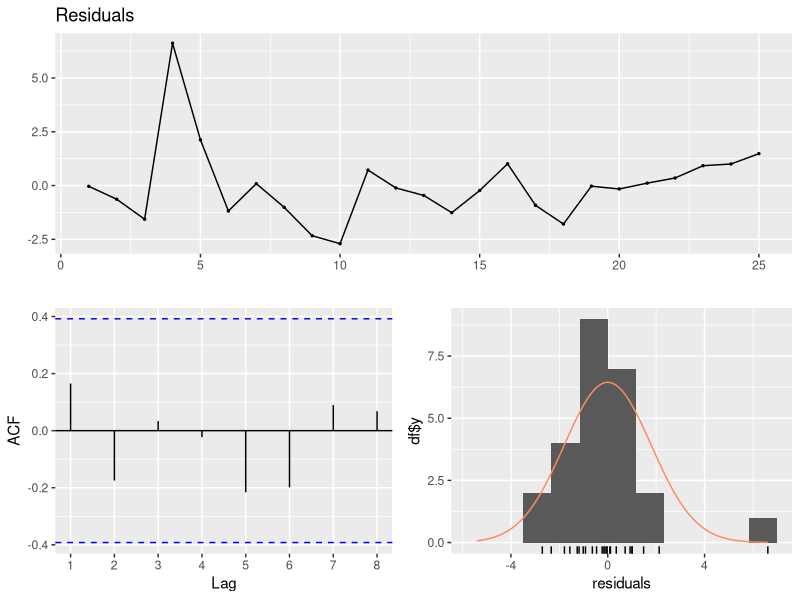
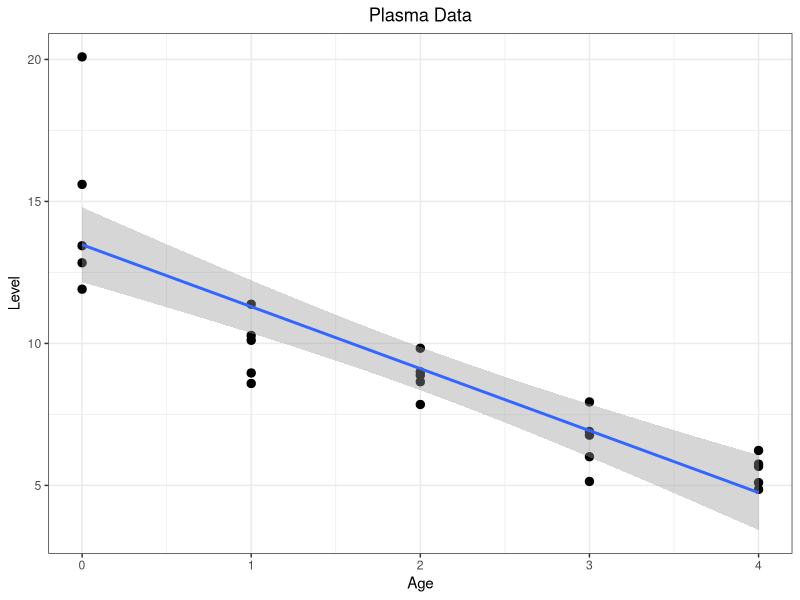
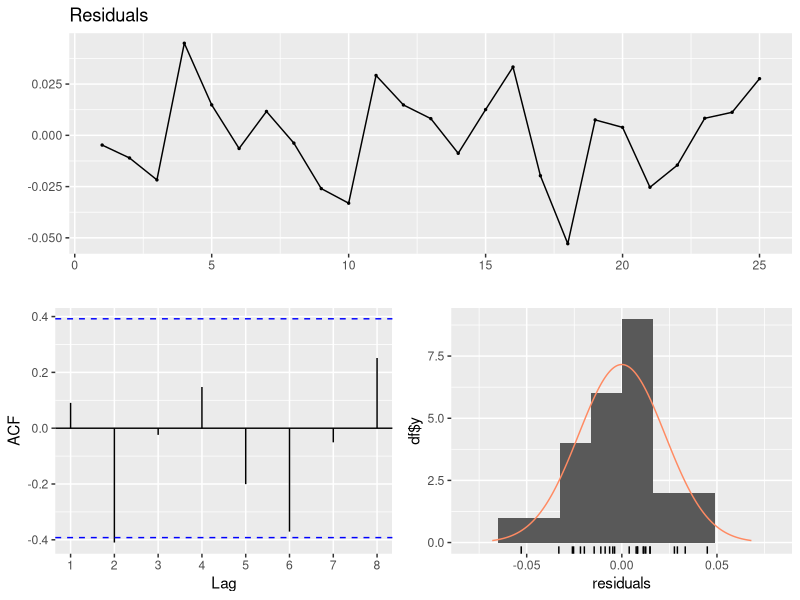
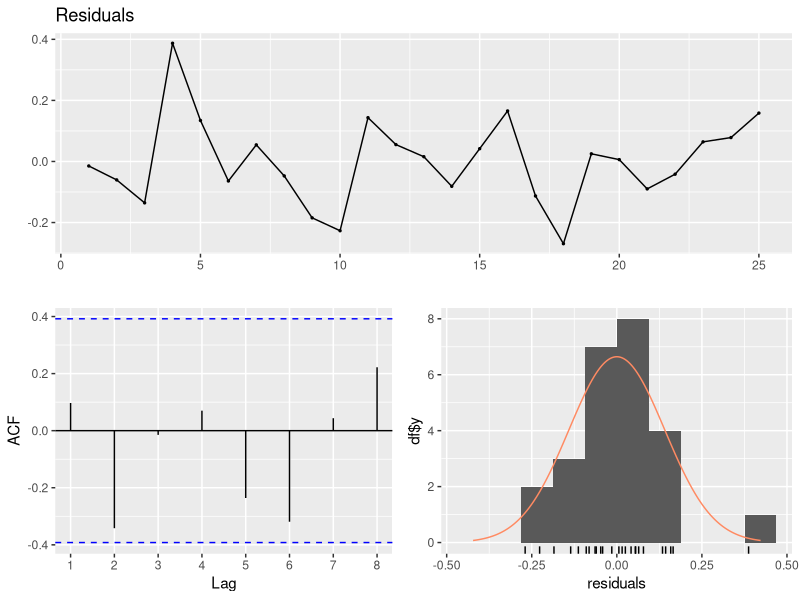
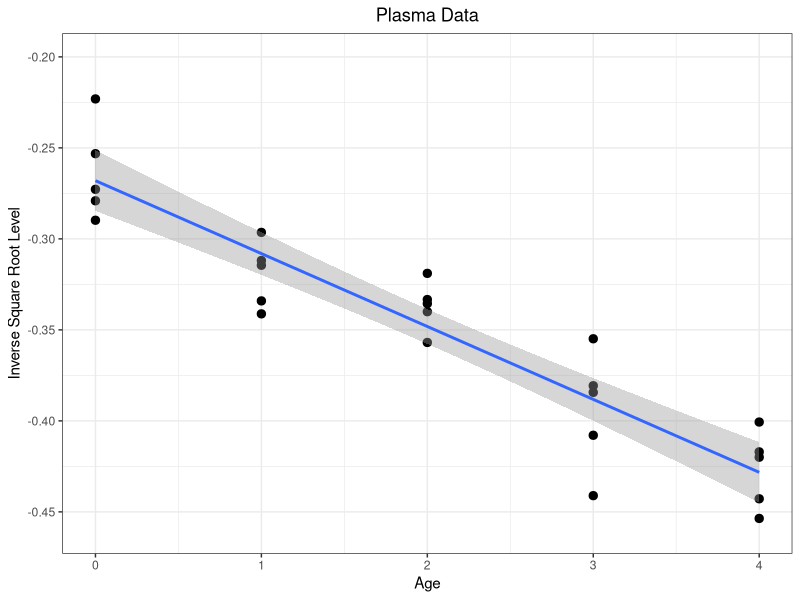

Source code (R) for these figures, in order:
library(tidyverse)
library(forecast)

# Create the data frame
plasma <- data.frame(
  age = c(
    0, 0, 0, 0, 0,
    1.0, 1.0, 1.0, 1.0, 1.0,
    2.0, 2.0, 2.0, 2.0, 2.0,
    3.0, 3.0, 3.0, 3.0, 3.0,
    4.0, 4.0, 4.0, 4.0, 4.0
  ),
  level = c(
    13.44, 12.84, 11.91, 20.09, 15.60,
    10.11, 11.38, 10.28, 8.96, 8.59,
    9.83, 9.00, 8.65, 7.85, 8.88,
    7.94, 6.01, 5.14, 6.90, 6.77,
    4.86, 5.10, 5.67, 5.75, 6.23
  )
)

# Simple linear model
plasma_lm <- lm(level ~ age, data = plasma)
summary(plasma_lm)
checkresiduals(plasma_lm)

# Scatterplot
ggplot(plasma, aes(age, level)) +
  geom_point(size = 2.5) +
  geom_smooth(method = "lm") +
  theme_bw() +
  xlab("Age") +
  ylab("Level") +
  ggtitle("Plasma Data") +
  theme(plot.title = element_text(hjust = 0.5))

# Consider transformations
lambda <- BoxCox.lambda(plasma$level, lower = -1, upper = 1)
plasma <- plasma |>
  mutate(log_level = log(level),
         invsqrt_level = -1 / sqrt(level))

# Inverse square root
plasma_invsqrt_lm <- lm(invsqrt_level ~ age, data = plasma)
summary(plasma_invsqrt_lm)
checkresiduals(plasma_invsqrt_lm)

# Log
plasma_log_lm <- lm(log_level ~ age, data = plasma)
summary(plasma_log_lm)
checkresiduals(plasma_log_lm)

# Choose inverse square root, as R-squared is higher and residuals look slightly
# more normal
ggplot(plasma, aes(age, invsqrt_level)) +
  geom_point(size = 2.5) +
  geom_smooth(method = "lm") +
  theme_bw() +
  xlab("Age") +
  scale_y_continuous("Inverse Square Root Level", breaks = seq(-0.45, -0.20, by = 0.05), limits = c(-0.46, -0.20)) +
  ggtitle("Plasma Data") +
  theme(plot.title = element_text(hjust = 0.5))
